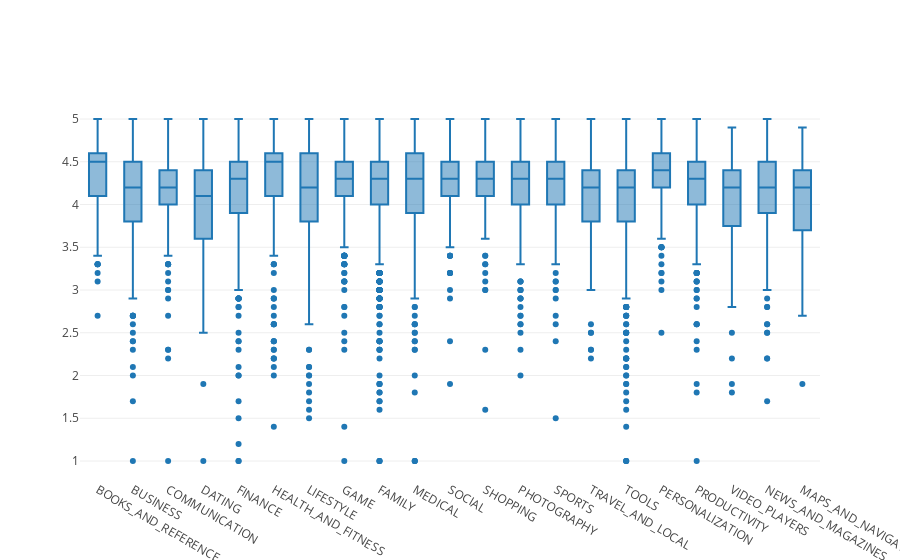

The notebook cell saved with this chart:
### Markdown cell above
Lets check which all categories are the best performing ones in terms of reviews

### Code cell
group_category = playstore_df.groupby('Category').filter(lambda x: len(x) >= 120)
trace = [go.Box(x = group_category.Category, y=group_category.Rating)]

plotly.offline.iplot(trace, filename='Category_performance')

### Figure 1 — Plotly figure (JSON) as saved in the notebook; plotly's stock layout.template omitted (floating-point values rounded to 4 significant figures; data arrays with more than 128 entries replaced by an {"elided": "..."} marker saying what was removed)
{"data": [{"type": "box", "uid": "cab2dd41-d6ff-4ff5-8c68-06fb47a967a1", "x": {"elided": "8707 str values"}, "y": {"elided": "8707 float values"}}], "layout": {}}
